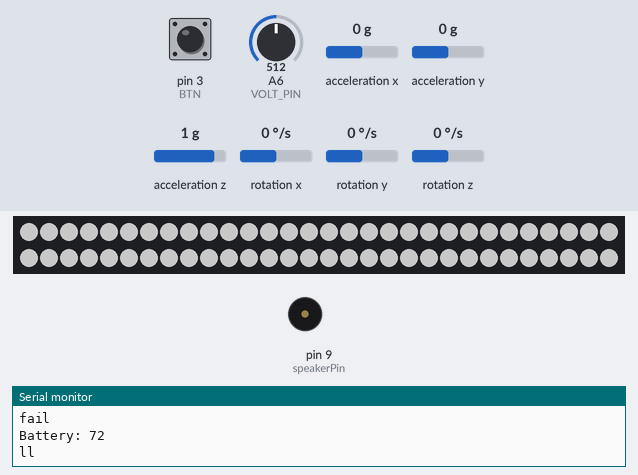
Simulated run of this sketch. Board: Arduino Nano, built with avr-gcc and run on an emulated ATmega328P. Shown: 60 RGB LEDs in strip order, left to right, continuing on the next row, buzzer (waves = sounding), the last lines printed to the serial monitor. The inputs (shaded band) are chosen by the test bench; at power-on: pin 3 (BTN) HIGH, A6 (VOLT_PIN) = 512, acceleration x 0 g, acceleration y 0 g, acceleration z 1 g, rotation x 0 °/s, rotation y 0 °/s, rotation z 0 °/s. Dim RGB values are drawn brighter than linear; storage starts empty; random numbers use the default seed unless the sketch sets one; EEPROM starts erased; the audio player accepts every command and is not drawn.

Above: at 0.1 s.
2.3 s: pin 3 (BTN) pulled LOW for 1 s
At 3.45 s:
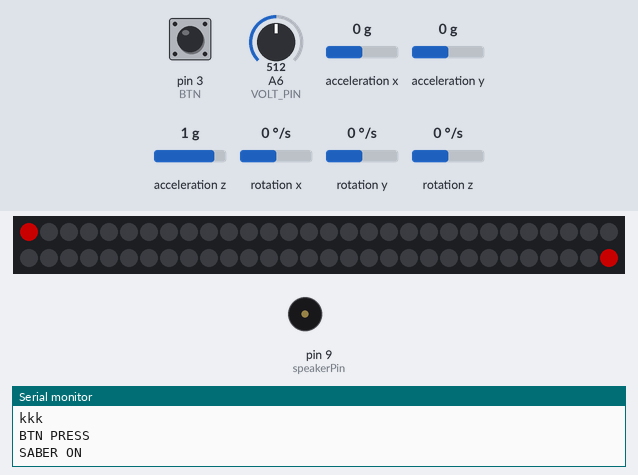
3.9 s: pin 3 (BTN) pulsed LOW 5 times (0.12 s each, 0.3 s apart)
At 6.46 s:
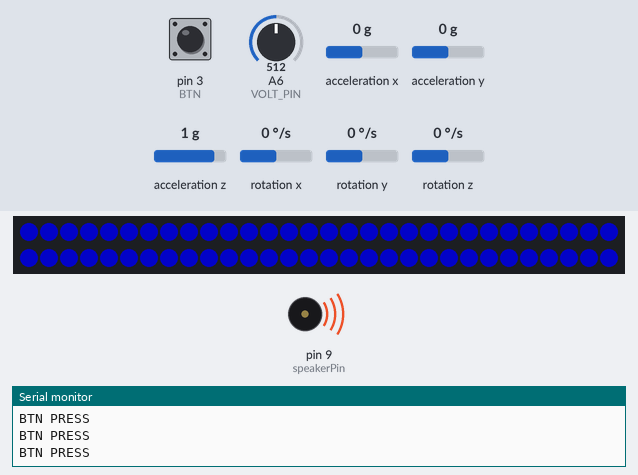
6.9 s: pin 3 (BTN) pulled LOW for 3.2 s
At 8.16 s:
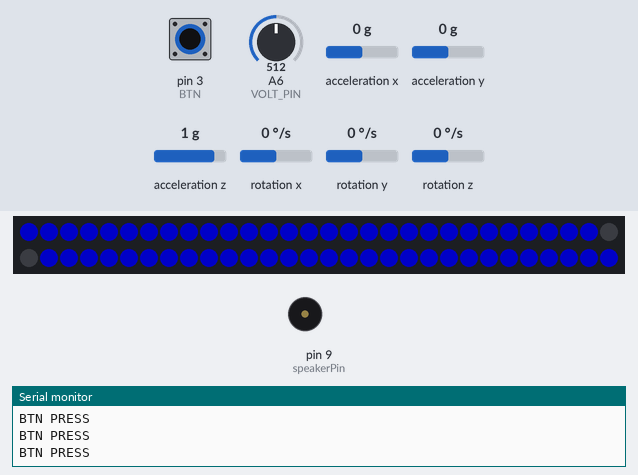
Timing chart, 0 to 9.9 s (numbered marks = the images above; inputs shaded):
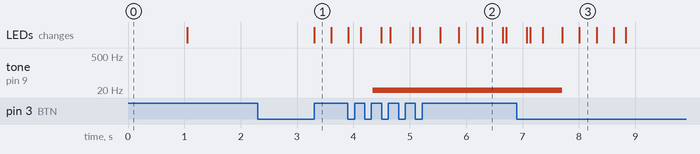

Measured:
- after the input at 2.3 s, the LEDs: change after 1.0 s (image 1)
- after the input at 6.9 s, tone on pin 9 (speakerPin): 18 Hz → silent after 0.81 s

The sketch:

Saber_mech.ino
```cpp
#define NUM_LEDS 60         // число МИКРОСХЕМ на ленте
#define BTN_TIMEOUT 800     // задержка кнопки для удерживания (миллисекунды)
#define BRIGHTNESS 100      // максимальная яркость ленты (0 - 255)

#define SWING_TIMEOUT 500   // таймаут между двумя взмахами
#define SWING_L_THR 150     // порог угловой скорости для взмаха
#define SWING_THR 300       // порог угловой скорости для сильного взмаха
#define STRIKE_THR 150      // порог ускорения для распознавания удара
#define STRIKE_S_THR 320    // порог ускорения для распознавания сильного удара
#define FLASH_DELAY 80      // время вспышки при ударе (миллисекунды)

#define BLINK_ALLOW 1       // разрешить мерцание (1 - разрешить, 0 - запретить)
#define BLINK_AMPL 20       // амплитуда мерцания клинка
#define BLINK_DELAY 30      // задержка между мерцаниями

#define R1 100000           // сопротивление резистора делителя
#define R2 51000            // сопротивление резистора делителя
#define BATTERY_SAFE 0      // не включаться и выключаться при низком заряде АКБ (1 - разрешить, 0 - запретить)

#define DEBUG 1            // вывод в порт отладочной информации (1 - разрешить, 0 - запретить)
// ---------------------------- НАСТРОЙКИ -------------------------------

#define LED_PIN 6           // пин, куда подключен DIN ленты
#define BTN 3               // пин кнопки
#define VOLT_PIN A6         // пин вольтметра


#include <avr/pgmspace.h>
#include <SD.h>
#include <TMRpcm.h>
#include "Wire.h"
#include "I2Cdev.h"
#include "MPU6050.h"
#include <toneAC.h>
#include "FastLED.h"
#include <EEPROM.h>


CRGB leds[NUM_LEDS];
#define SD_ChipSelectPin 10
TMRpcm tmrpcm;
MPU6050 accelgyro;


// ------------------------------ ПЕРЕМЕННЫЕ ---------------------------------
int16_t ax, ay, az;
int16_t gx, gy, gz;
unsigned long ACC, GYR, COMPL;
int gyroX, gyroY, gyroZ, accelX, accelY, accelZ, freq, freq_f = 20;
float k = 0.2;
unsigned long humTimer = -9000, mpuTimer, nowTimer;
int stopTimer;
boolean bzzz_flag, ls_chg_state, ls_state;
boolean btnState, btn_flag, hold_flag;
byte btn_counter;
unsigned long btn_timer, blink_timer, swing_timer, swing_timeout, battery_timer, bzzTimer;
byte nowNumber;
byte LEDcolor;  // 0 - красный, 1 - синий, 2 - зелёный, 3 - розовый, 4 - жёлтый
byte nowColor, red, green, blue, redOffset, greenOffset, blueOffset;
boolean eeprom_flag, swing_flag, swing_allow, strike_flag, HUMmode;
float voltage;
int blinkOffset;
// ------------------------------ ПЕРЕМЕННЫЕ ---------------------------------

// --------------------------------- ЗВУКИ УДАРОВ ----------------------------------
const char strike1[] PROGMEM = "SK1.wav";
const char strike2[] PROGMEM = "SK2.wav";
const char strike3[] PROGMEM = "SK3.wav";
const char strike4[] PROGMEM = "SK4.wav";
const char strike5[] PROGMEM = "SK5.wav";
const char strike6[] PROGMEM = "SK6.wav";
const char strike7[] PROGMEM = "SK7.wav";
const char strike8[] PROGMEM = "SK8.wav";

const char* const strikes[] PROGMEM  = {strike1, strike2, strike3, strike4, strike5, strike6, strike7, strike8
};

int strike_time[8] = {779, 563, 687, 702, 673, 661, 666, 635};

const char strike_s1[] PROGMEM = "SKS1.wav";
const char strike_s2[] PROGMEM = "SKS2.wav";
const char strike_s3[] PROGMEM = "SKS3.wav";
const char strike_s4[] PROGMEM = "SKS4.wav";
const char strike_s5[] PROGMEM = "SKS5.wav";
const char strike_s6[] PROGMEM = "SKS6.wav";
const char strike_s7[] PROGMEM = "SKS7.wav";
const char strike_s8[] PROGMEM = "SKS8.wav";

const char* const strikes_short[] PROGMEM = {
  strike_s1, strike_s2, strike_s3, strike_s4,
  strike_s5, strike_s6, strike_s7, strike_s8
};
int strike_s_time[8] = {270, 167, 186, 250, 252, 255, 250, 238};

const char swing1[] PROGMEM = "SWS1.wav";
const char swing2[] PROGMEM = "SWS2.wav";
const char swing3[] PROGMEM = "SWS3.wav";
const char swing4[] PROGMEM = "SWS4.wav";
const char swing5[] PROGMEM = "SWS5.wav";

const char* const swings[] PROGMEM  = {swing1, swing2, swing3, swing4, swing5
};
int swing_time[8] = {389, 372, 360, 366, 337};

const char swingL1[] PROGMEM = "SWL1.wav";
const char swingL2[] PROGMEM = "SWL2.wav";
const char swingL3[] PROGMEM = "SWL3.wav";
const char swingL4[] PROGMEM = "SWL4.wav";

const char* const swings_L[] PROGMEM  = {
  swingL1, swingL2, swingL3, swingL4
};
int swing_time_L[8] = {636, 441, 772, 702};

char BUFFER[10];


void setup() {
  if (SD.begin(8)) Serial.println(F("SD OK"));
  FastLED.addLeds<WS2813, LED_PIN, GRB>(leds, NUM_LEDS).setCorrection( TypicalLEDStrip );
  FastLED.setBrightness(100);
  setAll(0, 0, 0);

  Wire.begin();
  Serial.begin(9600);


  pinMode(BTN, INPUT_PULLUP);


  randomSeed(analogRead(2));


  accelgyro.initialize();
  accelgyro.setFullScaleAccelRange(MPU6050_ACCEL_FS_16);
  accelgyro.setFullScaleGyroRange(MPU6050_GYRO_FS_250);
  if (DEBUG) {
    if (accelgyro.testConnection()) Serial.println(F("MPU6050 OK"));
    else Serial.println(F("MPU6050 fail"));
  }


  tmrpcm.speakerPin = 9;
  tmrpcm.setVolume(3);
  tmrpcm.quality(1);
  if (DEBUG) {
    if (SD.begin(8)) Serial.println(F("SD OK"));
    else Serial.println(F("SD fail"));
  } else {
    SD.begin(8);
  }

  if ((EEPROM.read(0) >= 0) && (EEPROM.read(0) <= 5)) {
    nowColor = EEPROM.read(0);
    HUMmode = EEPROM.read(1);
    Serial.println(F("ok"));
  } else {
    EEPROM.write(0, 0);
    EEPROM.write(1, 0);
    nowColor = 0;
    Serial.println(F("fail"));
  }

  setColor(nowColor);
  byte capacity = voltage_measure();
  capacity = map(capacity, 100, 0, (NUM_LEDS / 2 - 1), 1);
  if (DEBUG) {
    Serial.print(F("Battery: "));
    Serial.println(capacity);
  }
  Serial.println(F("ll"));


  setAll(255, 255, 255);
  delay(1000);
  setAll(0, 0, 0);
    Serial.println(F("kkk"));
  FastLED.setBrightness(BRIGHTNESS);
}

void loop() {
  randomBlink();
  getFreq();
  on_off_sound();
  btnTick();
  strikeTick();
  swingTick();
  batteryTick();
}

void btnTick() {
  btnState = !digitalRead(BTN);
  if (btnState && !btn_flag) {
    if (DEBUG) Serial.println(F("BTN PRESS"));
    btn_flag = 1;
    btn_counter++;
    btn_timer = millis();
  }
  if (!btnState && btn_flag) {
    btn_flag = 0;
    hold_flag = 0;
  }

  if (btn_flag && btnState && (millis() - btn_timer > BTN_TIMEOUT) && !hold_flag) {
    ls_chg_state = 1;
    hold_flag = 1;
    btn_counter = 0;
  }

  if ((millis() - btn_timer > BTN_TIMEOUT) && (btn_counter != 0)) {
    if (ls_state) {
      if (btn_counter == 3) {
        nowColor++;
        if (nowColor >= 6) nowColor = 0;
        setColor(nowColor);
        setAll(red, green, blue);
        eeprom_flag = 1;
      }
      if (btn_counter == 5) {
        HUMmode = !HUMmode;
        if (HUMmode) {
          noToneAC();
          tmrpcm.play("HUM.wav");
        } else {
          tmrpcm.disable();
          toneAC(freq_f);
        }
        eeprom_flag = 1;
      }
    }
    btn_counter = 0;
  }
}

void on_off_sound() {
  if (ls_chg_state) {
    if (!ls_state) {
      if (voltage_measure() > 10 || !BATTERY_SAFE) {
        if (DEBUG) Serial.println(F("SABER ON"));
        tmrpcm.play("ON.wav");
        delay(200);
        light_up();
        delay(200);
        bzzz_flag = 1;
        ls_state = true;
        if (HUMmode) {
          noToneAC();
          tmrpcm.play("HUM.wav");
        } else {
          tmrpcm.disable();
          toneAC(freq_f);
        }
      } else {
        if (DEBUG) Serial.println(F("LOW VOLTAGE!"));
        for (int i = 0; i < 5; i++) {

        }
      }
    } else {
      noToneAC();
      bzzz_flag = 0;
      tmrpcm.play("OFF.wav");
      delay(300);
      light_down();
      delay(300);
      tmrpcm.disable();
      if (DEBUG) Serial.println(F("SABER OFF"));
      ls_state = false;
      if (eeprom_flag) {
        eeprom_flag = 0;
        EEPROM.write(0, nowColor);
        EEPROM.write(1, HUMmode);
      }
    }
    ls_chg_state = 0;
  }

  if (((millis() - humTimer) > 9000) && bzzz_flag && HUMmode) {
    tmrpcm.play("HUM.wav");
    humTimer = millis();
    swing_flag = 1;
    strike_flag = 0;
  }
  long delta = millis() - bzzTimer;
  if ((delta > 3) && bzzz_flag && !HUMmode) {
    if (strike_flag) {
      tmrpcm.disable();
      strike_flag = 0;
    }
    toneAC(freq_f);
    bzzTimer = millis();
  }
}

void randomBlink() {
  if (BLINK_ALLOW && ls_state && (millis() - blink_timer > BLINK_DELAY)) {
    blink_timer = millis();
    blinkOffset = blinkOffset * k + random(-BLINK_AMPL, BLINK_AMPL) * (1 - k);
    if (nowColor == 0) blinkOffset = constrain(blinkOffset, -15, 5);
    redOffset = constrain(red + blinkOffset, 0, 255);
    greenOffset = constrain(green + blinkOffset, 0, 255);
    blueOffset = constrain(blue + blinkOffset, 0, 255);
    setAll(redOffset, greenOffset, blueOffset);
  }
}

void strikeTick() {
  if ((ACC > STRIKE_THR) && (ACC < STRIKE_S_THR)) {
    if (!HUMmode) noToneAC();
    nowNumber = random(8);
    strcpy_P(BUFFER, (char*)pgm_read_word(&(strikes_short[nowNumber])));
    tmrpcm.play(BUFFER);
    strike_flash();
    if (!HUMmode)
      bzzTimer = millis() + strike_s_time[nowNumber] - FLASH_DELAY;
    else
      humTimer = millis() - 9000 + strike_s_time[nowNumber] - FLASH_DELAY;
    strike_flag = 1;
  }
  if (ACC >= STRIKE_S_THR) {
    if (!HUMmode) noToneAC();
    nowNumber = random(8);
    strcpy_P(BUFFER, (char*)pgm_read_word(&(strikes[nowNumber])));
    tmrpcm.play(BUFFER);
    strike_flash();
    if (!HUMmode)
      bzzTimer = millis() + strike_time[nowNumber] - FLASH_DELAY;
    else
      humTimer = millis() - 9000 + strike_time[nowNumber] - FLASH_DELAY;
    strike_flag = 1;
  }
}

void swingTick() {
  if (GYR > 80 && (millis() - swing_timeout > 100) && HUMmode) {
    swing_timeout = millis();
    if (((millis() - swing_timer) > SWING_TIMEOUT) && swing_flag && !strike_flag) {
      if (GYR >= SWING_THR) {
        nowNumber = random(5);
        strcpy_P(BUFFER, (char*)pgm_read_word(&(swings[nowNumber])));
        tmrpcm.play(BUFFER);
        humTimer = millis() - 9000 + swing_time[nowNumber];
        swing_flag = 0;
        swing_timer = millis();
        swing_allow = 0;
      }
      if ((GYR > SWING_L_THR) && (GYR < SWING_THR)) {
        nowNumber = random(5);
        strcpy_P(BUFFER, (char*)pgm_read_word(&(swings_L[nowNumber])));
        tmrpcm.play(BUFFER);
        humTimer = millis() - 9000 + swing_time_L[nowNumber];
        swing_flag = 0;
        swing_timer = millis();
        swing_allow = 0;
      }
    }
  }
}

void getFreq() {
  if (ls_state) {
    if (millis() - mpuTimer > 500) {
      accelgyro.getMotion6(&ax, &ay, &az, &gx, &gy, &gz);
      gyroX = abs(gx / 100);
      gyroY = abs(gy / 100);
      gyroZ = abs(gz / 100);
      accelX = abs(ax / 100);
      accelY = abs(ay / 100);
      accelZ = abs(az / 100);
      ACC = sq((long)accelX) + sq((long)accelY) + sq((long)accelZ);
      ACC = sqrt(ACC);
      GYR = sq((long)gyroX) + sq((long)gyroY) + sq((long)gyroZ);
      GYR = sqrt((long)GYR);
      COMPL = ACC + GYR;
      freq = (long)COMPL * COMPL / 1500;
      freq = constrain(freq, 18, 300);
      freq_f = freq * k + freq_f * (1 - k);
      mpuTimer = micros();
    }
  }
}

// функция выбора цвета одного светодиода
void setPixel(int Pixel, byte red, byte green, byte blue) {
  leds[Pixel].r = red;
  leds[Pixel].g = green;
  leds[Pixel].b = blue;
}


void setAll(byte red, byte green, byte blue) {
  for (int i = 0; i < NUM_LEDS; i++ ) {
    setPixel(i, red, green, blue);
  }
  FastLED.show();
}


void light_up() {
  for (char i = 0; i <= (NUM_LEDS / 2 - 1); i++) {
    setPixel(i, red, green, blue);
    setPixel((NUM_LEDS - 1 - i), red, green, blue);
    FastLED.show();
    delay(25);
  }
}

// плавное выключение меча
void light_down() {
  for (char i = (NUM_LEDS / 2 - 1); i >= 0; i--) {
    setPixel(i, 0, 0, 0);
    setPixel((NUM_LEDS - 1 - i), 0, 0, 0);
    FastLED.show();
    delay(25);
  }
}

// моргание при ударе
void strike_flash() {
  setAll(255, 255, 255);
  delay(FLASH_DELAY);
  setAll(red, blue, green);
}

// выбор цвета
void setColor(byte color) {
  switch (color) {
    // 0 - красный, 1 - синий, 2 - зелёный, 3 - розовый, 4 - жёлтый, 5 - голубой не хотим играть с тобой
    case 0:
      red = 255;
      green = 0;
      blue = 0;
      break;
    case 1:
      red = 0;
      green = 0;
      blue = 255;
      break;
    case 2:
      red = 0;
      green = 255;
      blue = 0;
      break;
    case 3:
      red = 255;
      green = 0;
      blue = 255;
      break;
    case 4:
      red = 255;
      green = 255;
      blue = 0;
      break;
    case 5:
      red = 0;
      green = 255;
      blue = 255;
      break;
  }
}

// проверка акума
void batteryTick() {
  if (millis() - battery_timer > 30000 && ls_state && BATTERY_SAFE) {
    if (voltage_measure() < 15) {
      ls_chg_state = 1;
    }
    battery_timer = millis();
  }
}


byte voltage_measure() {
  voltage = 0;
  for (int i = 0; i < 10; i++) {
    voltage += (float)analogRead(VOLT_PIN) * 5 / 1023 * (R1 + R2) / R2;
  }
  voltage = voltage / 10;
  int volts = voltage / 3 * 100;
  if (volts > 387)
    return map(volts, 420, 387, 100, 77);
  else if ((volts <= 387) && (volts > 375) )
    return map(volts, 387, 375, 77, 54);
  else if ((volts <= 375) && (volts > 368) )
    return map(volts, 375, 368, 54, 31);
  else if ((volts <= 368) && (volts > 340) )
    return map(volts, 368, 340, 31, 8);
  else if (volts <= 340)
    return map(volts, 340, 260, 8, 0);
}
```
